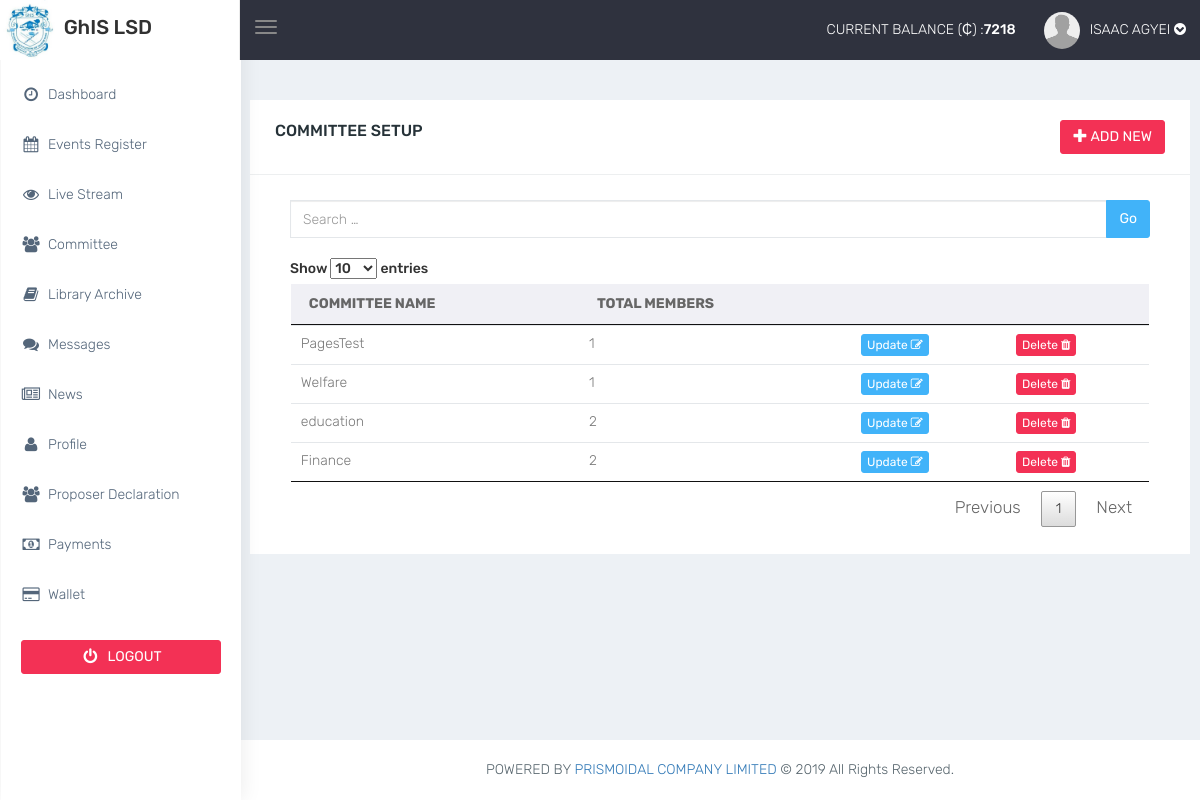
Screenshot of /pages/admin_committiee.php (signed in) with the database file from the repository.
### tables this page shows
CREATE TABLE `members` (
  `members_id` int(11) NOT NULL,
  `first_name` varchar(100) NOT NULL,
  `last_name` varchar(100) NOT NULL,
  `other_name` varchar(100) NOT NULL,
  `dob` varchar(20) NOT NULL,
  `personal_contact` varchar(20) NOT NULL,
  `emergency_contact` varchar(20) NOT NULL,
  `house_number` varchar(50) NOT NULL,
  `house_location` varchar(255) NOT NULL,
  `postal_address` varchar(255) NOT NULL,
  `professional_number` varchar(20) NOT NULL,
  `year_elected` int(11) NOT NULL,
  `surveyor_type` varchar(50) NOT NULL,
  `designation` varchar(255) NOT NULL,
  `company_name` varchar(255) NOT NULL,
  `company_type` varchar(255) NOT NULL,
  `company_contact` varchar(255) NOT NULL,
  `corporate_email` varchar(100) NOT NULL,
  `region` varchar(50) NOT NULL,
  `office_location` varchar(255) NOT NULL,
  `company_address` varchar(255) NOT NULL,
  `current_balance` varchar(100) NOT NULL,
  `committes` text NOT NULL,
  `date_done` timestamp NOT NULL DEFAULT current_timestamp(),
  `division` varchar(20) NOT NULL,
  `user_id` varchar(11) NOT NULL
);

CREATE TABLE `committee_setup` (
  `committee_id` int(11) NOT NULL,
  `committee_name` varchar(100) NOT NULL,
  `committee_members` text NOT NULL,
  `committee_folder` varchar(10) NOT NULL,
  `committee_admins` text NOT NULL,
  `committee_pages` text NOT NULL,
  `division` int(11) NOT NULL,
  `user_id` int(11) NOT NULL,
  `record_hide` varchar(10) NOT NULL,
  `date_done` timestamp NOT NULL DEFAULT current_timestamp()
);

### pages/Classes/db/db.php (called while the page is built)
<?php
	class DbConnect{
		private $host = "localhost";
		private $dbname = "ghislsd_db";
		private $user = "root";
		private $password = "";
		public function connect(){
			try {
					$conn = new PDO("mysql:host=".$this->host."; dbname=".$this->dbname,$this->user,$this->password);
					$conn->setAttribute(PDO::ATTR_ERRMODE,PDO::ERRMODE_EXCEPTION);
					return $conn;
			} catch (PDOException $e) {
				echo "Database Error:".$e->getMessage();
			}
		}
	}
 ?>

### pages/Classes/UserBalance.php (called while the page is built, shortened)
<?php
	class UserBalance{
		private $dbConn;
		public function __construct(){
			require_once("db/db.php");
			$db = new DbConnect();
			$this->dbConn = $db->connect();
		}
			function get_balance(){
				$sql="SELECT current_balance FROM members WHERE professional_number = :memberId";
				$stmt = $this->dbConn->prepare($sql);
				$stmt->bindParam(":memberId",$_SESSION['member_id']);
				if ($stmt->execute()) {
					$results= $stmt->fetch(PDO::FETCH_ASSOC);
					return $results;
				}
				else{
					die();
					}
			}
			}
 ?>

### pages/Classes/Users.php (called while the page is built, shortened)
<?php
	class Users{
		private $dbConn;
		public function __construct(){
			require_once("db/db.php");
			$db = new DbConnect();
			$this->dbConn = $db->connect();
		}
				function get_header_fullname($data){
						$nameSql = "SELECT first_name,last_name FROM members WHERE professional_number=:professionalNumber";
						$nameStmt = $this->dbConn->prepare($nameSql);
						$nameStmt->bindParam(":professionalNumber",$data);
						if ($nameStmt->execute()) {
							$nameResults = $nameStmt->fetch(PDO::FETCH_ASSOC);
							if (!empty($nameResults)) {
								return $nameResults['first_name']." ".$nameResults['last_name'];
							}
							else{
								return $data;
							}
						}
				}
}
 ?>

### pages/Classes/Committee.php (called while the page is built, shortened)
<?php
	class Committee{
		private $dbConn;
		private $recordHide = "NO";
		private $table= "committee_setup";
		public function __construct(){
			require_once("db/db.php");
			$db = new DbConnect();
			$this->dbConn = $db->connect();
		}
			function get_committees(){
				$sql="SELECT * FROM $this->table WHERE record_hide =:recordHide ORDER BY committee_id DESC";
				$stmt = $this->dbConn->prepare($sql);
				$stmt->bindParam(":recordHide",$this->recordHide);
				if ($stmt->execute()) {
					$results= $stmt->fetchAll(PDO::FETCH_ASSOC);
					return $results;
				}
				else{
					die();
					}
			}
	}
 ?>

### pages/admin_committiee.php (the view, shortened to what this page needs)
<?php
      include("header.php");
      require_once("Classes/Committee.php");
?>
<br>
<div class="row">
    <div class="panel panel-default">
        <div class="panel-heading">
             <div class="panel-title pull-left">COMMITTEE SETUP</div>
            <div class="panel-title pull-right">
               <button data-toggle="modal" data-target="#myModal" class="btn btn-danger"><span class="glyphicon glyphicon-plus"></span> ADD NEW</button>
            </div>
            <div class="clearfix"></div>
        </div>
        <div class="panel-body">
            <div class="col-md-12">
                <div class="input-group">
                  <input type="text" name="search" class="form-control" placeholder="Search &hellip;" id="searchInput" autocomplete="off">
                  <span class="input-group-btn"><button type="button" class="btn btn-info">Go</button></span>
                </div>
            </div>
            <div class="col-md-12">
              <div class="table-responsive"><br>
                <table class="table table-hover">
                    <thead>
                        <tr>
                            <th>COMMITTEE NAME</th>
                            <th>TOTAL MEMBERS</th>
                            <th></th>
                            <th></th>
                        </tr>
                    </thead>
                    <tbody id="resultsDisplay">
                         <?php
                          $objCommittee = new Committee;
                          $committes = $objCommittee->get_committees();
                          foreach ($committes as $committe) {
                              echo "
                                  <tr>
                                    <td>".$committe["committee_name"]."</td>
                                    <td>".sizeof(json_decode($committe["committee_members"]))."</td>
                                    <td>
                                      <button type='button' id='".trim($committe["committee_id"])."' class='btn btn-info btn-xs update_data'>Update <i class='fa fa-edit'></i></button>
                                    </td>
                                    <td>
                                      <button type='button' id='".trim($committe["committee_id"])."' class='btn btn-danger btn-xs del_data'>Delete <i class='fa fa-trash'></i></button>
                                    </td>
                                  </tr>";
                              }
                         ?>
                    </tbody>
                </table>
              </div>
            </div>
        </div>
    </div>
</div>
</div>
<?php include("footer.php");?>

### pages/header.php (shortened to what this page needs)
<?php include_once("Classes/Check.php");
      require_once("Classes/UserBalance.php");
      require_once("Classes/Users.php");
      $objUsers = new Users;
?>
<!DOCTYPE html>
<html lang="en">
<head>
    <link href="bootstrap/dist/css/bootstrap.min.css" rel="stylesheet">
    <link href="../plugins/bower_components/sidebar-nav/dist/sidebar-nav.min.css" rel="stylesheet">
    <link href="css/animate.css" rel="stylesheet">
    <link href="css/style.css" rel="stylesheet">
    <link href="css/colors/default.css" id="theme" rel="stylesheet">
    <link rel="stylesheet" type="text/css" href="../plugins/bower_components\datepicker\datepicker.css">
    <link rel="stylesheet" type="text/css" href="../plugins/bower_components\select2\select2.min.css">
    <link rel="stylesheet" type="text/css" href="../plugins/bower_components\parsley\parsley.css">
    <link href="../plugins/bower_components/toastr/toastr.min.css" rel="stylesheet">
    <link rel="stylesheet" type="text/css" href="css/datatables.css">
    <link rel="stylesheet" type="text/css" href="../plugins/bower_components\bootstrap-toggle\bootstrap-toggle.min.css">
</head>
<body class="fix-header">
    <div id="wrapper">
        <nav class="navbar navbar-default navbar-static-top m-b-0">
            <div class="navbar-header">
                <div class="top-left-part">
                    <img src="../plugins/images/logo.jpg" alt="home" width="60px" height="60px" />
                    <span style="font-size: 20px;"><b>GhIS LSD</b></span>
                </div>
                <ul class="nav navbar-top-links navbar-left pull-left">
                  <br>
                  <button type="button" class="navbar-toggle collapsed" data-toggle="collapse" data-target="#navbar" aria-expanded="false" aria-controls="navbar" aria-expanded="false" style="color:white;">
                    <span class="icon-bar"></span>
                    <span class="icon-bar"></span>
                    <span class="icon-bar"></span>
                  </button>
                </ul>
                <ul class="nav navbar-top-links navbar-right pull-right">
                    <li>
                        <?php
                            if ($_SESSION['account_type'] ==  'member') {
                                $objUserBalance = new UserBalance;
                                $getBalance = $objUserBalance->get_balance();
                                echo "<a>CURRENT BALANCE (₵) :<b>".trim($getBalance["current_balance"])."</b></a>";
                            }
                         ?>
                    </li>
                    <li class="dropdown">
                        <a class="profile-pic dropdown-toggle" data-toggle="dropdown" href="#"> <img src="../plugins/images/avatar.png" alt="user-img" width="36" class="img-circle"><?php echo strtoupper($objUsers->get_header_fullname($_SESSION["member_id"])); ?> <i class="fa fa-chevron-circle-down"></i> </a>
                    </li>
                </ul>
            </div>
        </nav>
        <div id="navbar">
            <div class="col-md-2">
                <div class="navbar-default sidebar" role="navigation">
                    <div class="sidebar-nav slimscrollsidebar ">
                        <ul class="nav" id="side-menu">
                            <li style="padding: 70px 0 0;"><a href="dashboard.php" class="waves-effect"><i class="fa fa-clock-o fa-fw" aria-hidden="true"></i>Dashboard</a></li>
                        </ul>
                        <div class="center p-20">
                             <a href="Script/log_out.php" class="btn btn-danger btn-block waves-effect waves-light"> <i class="fa fa-power-off fa-fw" aria-hidden="true"> </i>LOGOUT</a>
                         </div>
                    </div>
                </div>
            </div>
            <div class="col-md-10">
            </div>
        </div>
        <div id="page-wrapper">
            <div class="container-fluid"><br>

### pages/css/colors/default.css (style rules this page uses)
body { background: #fff; }
.top-left-part { background: #fff; }
.navbar-header { background: #2f323e; }
.navbar-top-links > li > a { color: #ffffff; }
.sidebar { background: #fff; box-shadow: 1px 0px 20px rgba(0, 0, 0, 0.08); }
#side-menu li a { color: #54667a; }
#side-menu li a { color: #54667a; border-left: 0px solid #fff; }
#side-menu > li > a { border-left: 3px solid transperant; }

### pages/css/datatables.css (style rules this page uses)
table.dataTable { width: 100%; margin: 0 auto; clear: both; border-collapse: separate; border-spacing: 0; }
table.dataTable thead th, table.dataTable tfoot th { font-weight: bold; }
table.dataTable thead th, table.dataTable thead td { padding: 10px 18px; border-bottom: 1px solid #111; }
table.dataTable tbody tr { background-color: #ffffff; }
table.dataTable tbody th, table.dataTable tbody td { padding: 8px 10px; }
table.dataTable.no-footer { border-bottom: 1px solid #111; }
table.dataTable, table.dataTable th, table.dataTable td { box-sizing: content-box; }

### rows the page displays
members: current_balance "7218", $objUsers->get_header_fullname($_SESSION["member_id"]) "ISAAC AGYEI"
committee_setup: committee_name "PagesTest", committee_members "1"
committee_setup: committee_name "Welfare", committee_members "1"
committee_setup: committee_name "education", committee_members "2"
committee_setup: committee_name "Finance", committee_members "2"
